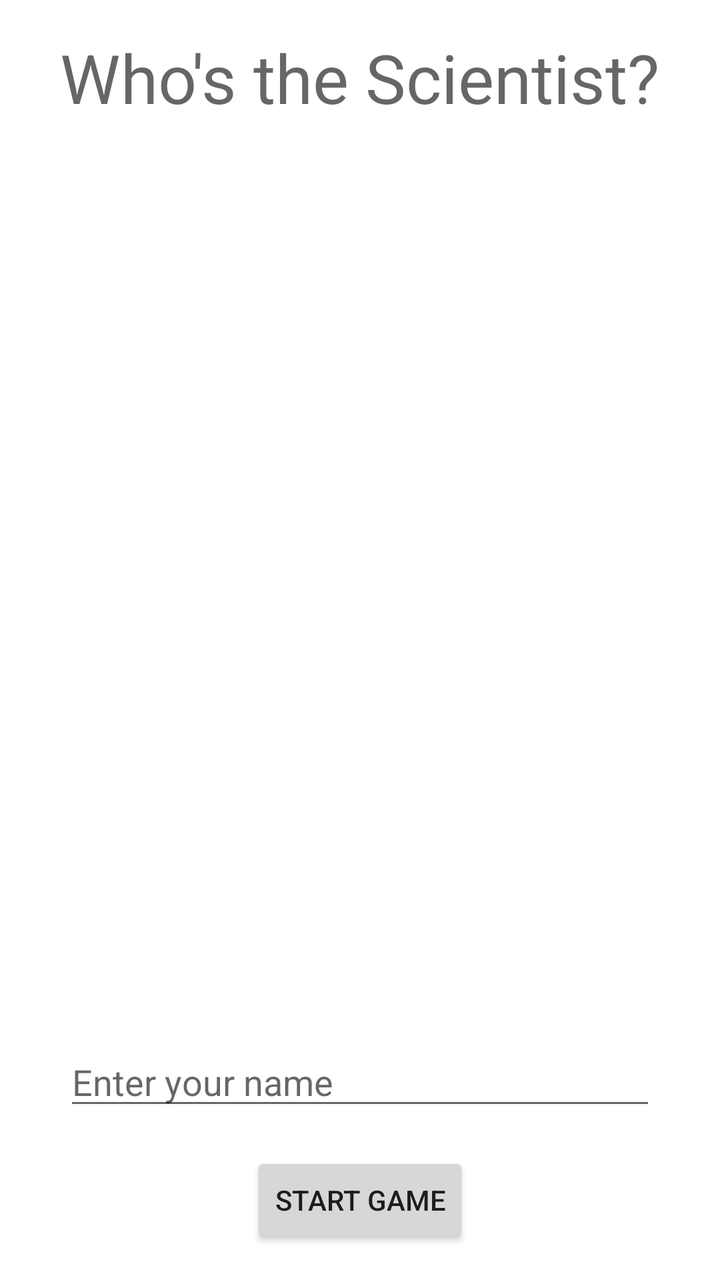
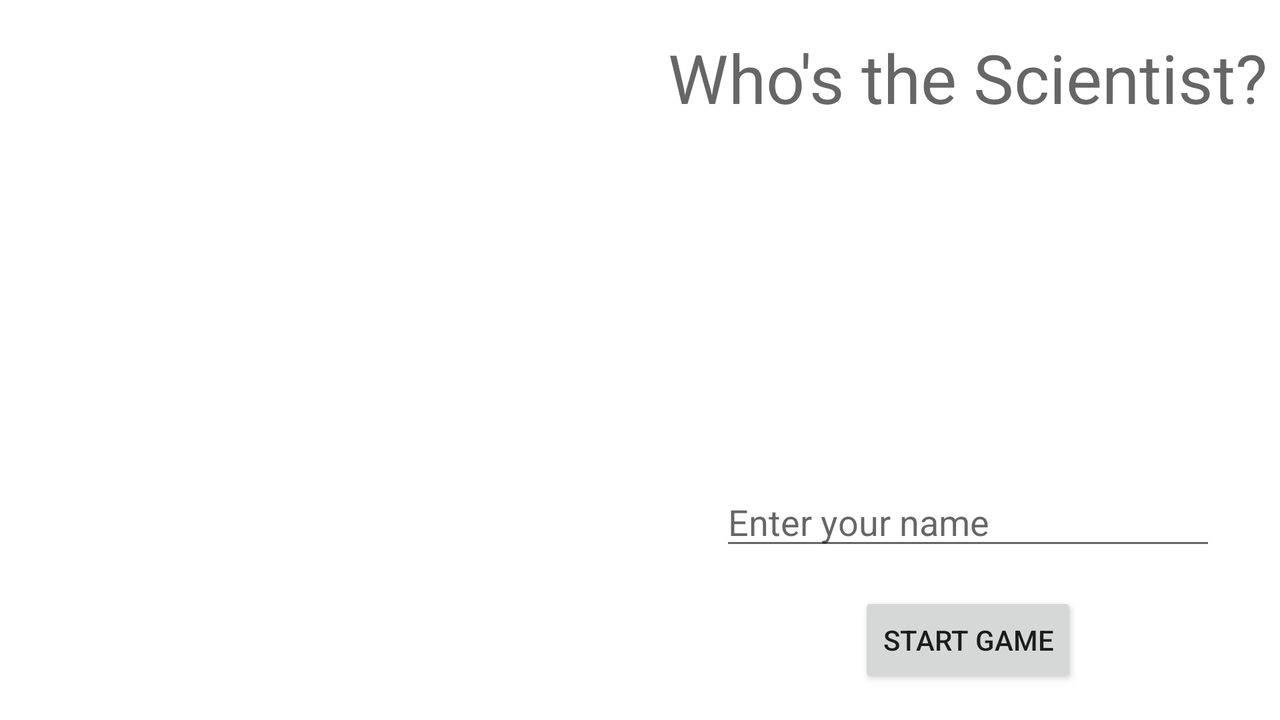

An Android layout and its configuration variant, each rendered on a device that would load it. The default file and the variant file are quoted in full after the pictures.
<!-- AndroidManifest.xml: application theme Theme.TriviaQuiz -->
<!-- res/layout/activity_main.xml -->
<?xml version="1.0" encoding="utf-8"?>

<androidx.constraintlayout.widget.ConstraintLayout xmlns:android="http://schemas.android.com/apk/res/android"
    xmlns:app="http://schemas.android.com/apk/res-auto"
    xmlns:tools="http://schemas.android.com/tools"
    android:layout_width="match_parent"
    android:layout_height="match_parent"
    tools:context=".MainActivity">

    <TextView
        android:id="@+id/mainTitle_textView"
        android:layout_width="wrap_content"
        android:layout_height="wrap_content"
        android:layout_marginTop="16dp"
        android:text="@string/mainTitle"
        android:textAppearance="@style/TextAppearance.AppCompat.Display1"
        app:layout_constraintEnd_toEndOf="parent"
        app:layout_constraintStart_toStartOf="parent"
        app:layout_constraintTop_toTopOf="parent"
        app:layout_goneMarginTop="16dp" />

    <ImageView
        android:id="@+id/mainImage_imageView"
        android:layout_width="0dp"
        android:layout_height="0dp"
        android:layout_margin="32dp"
        app:layout_constraintBottom_toTopOf="@id/playerName_editText"
        app:layout_constraintEnd_toEndOf="parent"
        app:layout_constraintStart_toStartOf="parent"
        app:layout_constraintTop_toBottomOf="@id/mainTitle_textView"
        app:srcCompat="@drawable/quiz"
        android:contentDescription="@string/quizImage_description"/>

    <EditText
        android:id="@+id/playerName_editText"
        android:layout_width="match_parent"
        android:layout_height="wrap_content"
        android:layout_marginStart="32dp"
        android:layout_marginEnd="32dp"
        android:layout_marginBottom="16dp"
        android:hint="@string/playerNameHint"
        android:inputType="textCapWords"
        app:layout_constraintBottom_toTopOf="@id/btnStartGame"
        android:autofillHints="AUTOFILL_HINT_PERSON_NAME_GIVEN" />

    <Button
        android:id="@+id/btnStartGame"
        android:layout_width="wrap_content"
        android:layout_height="wrap_content"
        android:layout_margin="16dp"
        android:text="@string/start_game"
        app:layout_constraintBottom_toBottomOf="parent"
        app:layout_constraintEnd_toEndOf="parent"
        app:layout_constraintStart_toStartOf="parent" />

</androidx.constraintlayout.widget.ConstraintLayout>
<!-- resources referenced by this layout -->
<resources>
  <string name="mainTitle">Who\'s the Scientist?</string>
  <string name="playerNameHint">Enter your name</string>
  <string name="quizImage_description">The main app logo. Two figures talking with one asking a question and one providing an answer.</string>
  <string name="start_game">Start Game</string>
  <style name="Theme.TriviaQuiz" parent="Theme.MaterialComponents.DayNight.DarkActionBar">
          
          <item name="colorPrimary">@color/brightBlue</item>
          <item name="colorPrimaryVariant">@color/blue</item>
          <item name="colorOnPrimary">@color/black</item>
          
          <item name="colorSecondary">@color/orange</item>
          <item name="colorOnSecondary">@color/black</item>
          
          <item name="android:statusBarColor" tools:targetApi="l">?attr/colorPrimaryVariant</item>
          
          <item name="android:windowBackground">@color/lightGrey</item>
      </style>
  <color name="black">#FF000000</color>
</resources>
<!-- res/layout-land/activity_main.xml (the author's variant of the layout above) -->
<!-- drawn on the phone turned sideways -->
<?xml version="1.0" encoding="utf-8"?>
<androidx.constraintlayout.widget.ConstraintLayout xmlns:android="http://schemas.android.com/apk/res/android"
    xmlns:app="http://schemas.android.com/apk/res-auto"
    xmlns:tools="http://schemas.android.com/tools"
    android:layout_width="match_parent"
    android:layout_height="match_parent"
    tools:context=".MainActivity">

    <TextView
        android:id="@+id/mainTitle_textView"
        android:layout_width="wrap_content"
        android:layout_height="wrap_content"
        android:layout_marginTop="16dp"
        android:text="@string/mainTitle"
        android:textAppearance="@style/TextAppearance.AppCompat.Display1"
        app:layout_constraintEnd_toEndOf="parent"
        app:layout_constraintStart_toEndOf="@id/mainImage_imageView"
        app:layout_constraintTop_toTopOf="parent"/>

    <ImageView
        android:id="@+id/mainImage_imageView"
        android:layout_width="0dp"
        android:layout_height="0dp"
        android:layout_margin="32dp"
        android:contentDescription="@string/quizImage_description"
        app:layout_constraintStart_toStartOf="parent"
        app:layout_constraintTop_toTopOf="parent"
        app:layout_constraintBottom_toBottomOf="parent"
        app:layout_constraintEnd_toEndOf="parent"
        app:layout_constraintDimensionRatio="1"
        app:layout_constraintHorizontal_bias="0"
        app:srcCompat="@drawable/quiz"
        tools:layout_editor_absoluteY="32dp" />

    <EditText
        android:id="@+id/playerName_editText"
        android:layout_width="0dp"
        android:layout_height="wrap_content"
        android:layout_marginStart="32dp"
        android:layout_marginEnd="32dp"
        android:layout_marginBottom="16dp"
        android:autofillHints="AUTOFILL_HINT_PERSON_NAME_GIVEN"
        android:hint="@string/playerNameHint"
        android:inputType="textCapWords"
        app:layout_constraintBottom_toTopOf="@id/btnStartGame"
        app:layout_constraintStart_toEndOf="@id/mainImage_imageView"
        app:layout_constraintEnd_toEndOf="parent"/>

    <Button
        android:id="@+id/btnStartGame"
        android:layout_width="wrap_content"
        android:layout_height="wrap_content"
        android:layout_margin="16dp"
        android:text="@string/start_game"
        app:layout_constraintBottom_toBottomOf="parent"
        app:layout_constraintEnd_toEndOf="parent"
        app:layout_constraintStart_toEndOf="@id/mainImage_imageView" />

</androidx.constraintlayout.widget.ConstraintLayout>
